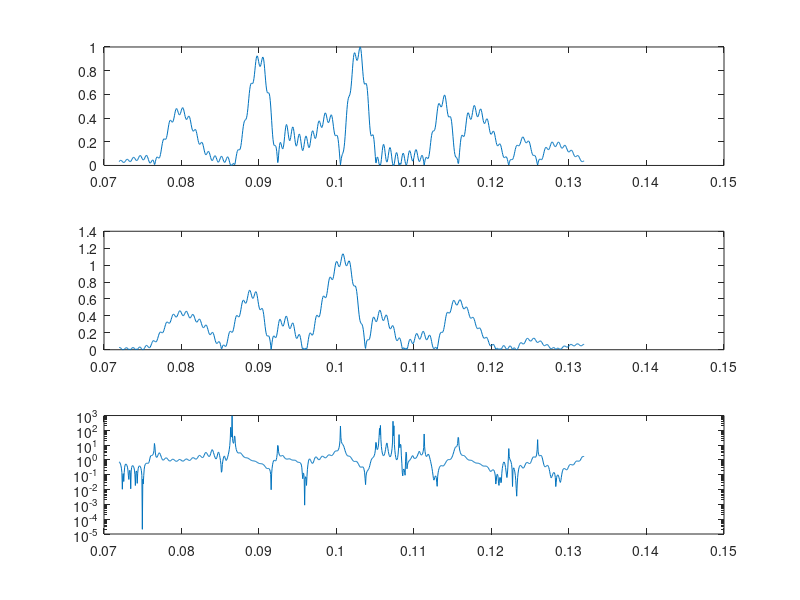

The MATLAB script that drew this image:
clc;clear all;
f=fopen('Flux.txt');
l=fgetl(f);
i=1;
while ischar(l)
    %%disp(l);
    text{i}=l;
    data{i}=sscanf(text{i},'%f , %f , %f');
    A1(i)=data{i}(1);
    A2(i)=data{i}(2);
    A3(i)=data{i}(3);
    l=fgetl(f);
    i=i+1;
end

hold on;
minf=1200;
maxf=2200;
subplot(3,1,1)
A=abs(A2)/max(abs(A2));%Flux_in
B=abs(A3)/max(abs(A2));%Flux_out
plot(A1(minf:maxf),A(minf:maxf));
subplot(3,1,2)
plot(A1(minf:maxf),B(minf:maxf));
subplot(3,1,3)
C=B./A;
for i=1:length(C)
    if (C(i)>1)
        %C(i)=0;
    end
end
semilogy(A1(minf:maxf),C(minf:maxf));
